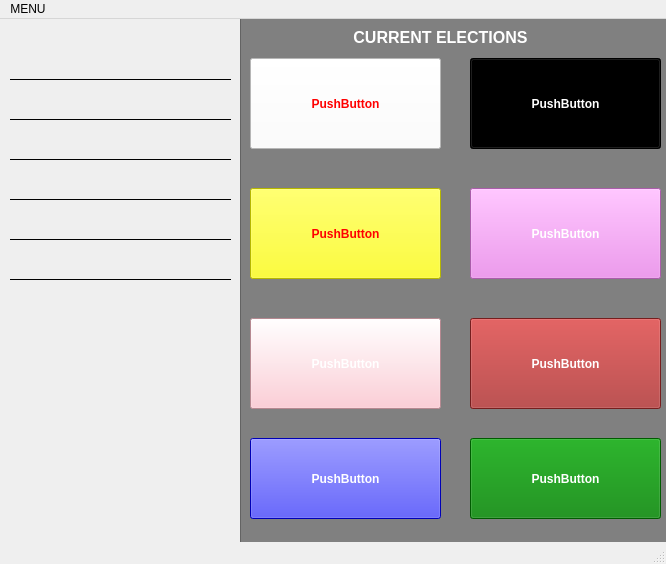
<?xml version="1.0" encoding="UTF-8"?>
<ui version="4.0">
 <class>MainWindow</class>
 <widget class="QMainWindow" name="MainWindow">
  <property name="geometry">
   <rect>
    <x>0</x>
    <y>0</y>
    <width>666</width>
    <height>564</height>
   </rect>
  </property>
  <property name="windowTitle">
   <string>MainWindow</string>
  </property>
  <property name="styleSheet">
   <string notr="true">

#frame2
{
	background: grey;
}
#line1
{
	border: none;
	background-color: transparent;
	border-bottom: 1px solid black;
	font: bold;
	font-size: 15px;
	color: red;
}

#line2
{
	border: none;
	background-color: transparent;
	border-bottom: 1px solid black;
	font: bold;
	font-size: 15px;
	color: red;
}

#line3
{
	border: none;
	background-color: transparent;
	border-bottom: 1px solid black;
	font: bold;
	font-size: 15px;
	color: red;
}

#line4
{
	border: none;
	background-color: transparent;
	border-bottom: 1px solid black;
	font: bold;
	font-size: 15px;
	color: red;
}

#line5
{
	border: none;
	background-color: transparent;
	border-bottom: 1px solid black;
	font: bold;
	font-size: 15px;
	color: red;
}
#line6
{
	border: none;
	background-color: transparent;
	border-bottom: 1px solid black;
	font: bold;
	font-size: 15px;
	color: red;
}
#election1
{
	background-color: white;
	color: red;
	font: bold;
}

#election2
{
	background-color: black;
	color: white;
	font: bold;
}

#election3
{
	background-color: yellow;
	color: red;
	font: bold;
}

#election4
{
	background-color: violet;
	color: white;
	font: bold;
}

#election5
{
	background-color: pink;
	color: white;
	font: bold;
}

#election6
{
	background-color: brown;
	color: white;
	font: bold;
}

#election7
{
	background-color: blue;
	color: white;
	font: bold;
}

#election8
{
	background-color: green;
	color: white;
	font: bold;
}

</string>
  </property>
  <widget class="QWidget" name="centralwidget">
   <widget class="QFrame" name="frame2">
    <property name="geometry">
     <rect>
      <x>240</x>
      <y>-1</y>
      <width>431</width>
      <height>531</height>
     </rect>
    </property>
    <property name="frameShape">
     <enum>QFrame::StyledPanel</enum>
    </property>
    <property name="frameShadow">
     <enum>QFrame::Raised</enum>
    </property>
    <widget class="QPushButton" name="election1">
     <property name="geometry">
      <rect>
       <x>10</x>
       <y>40</y>
       <width>191</width>
       <height>91</height>
      </rect>
     </property>
     <property name="text">
      <string>PushButton</string>
     </property>
    </widget>
    <widget class="QPushButton" name="election2">
     <property name="geometry">
      <rect>
       <x>230</x>
       <y>40</y>
       <width>191</width>
       <height>91</height>
      </rect>
     </property>
     <property name="text">
      <string>PushButton</string>
     </property>
    </widget>
    <widget class="QPushButton" name="election3">
     <property name="geometry">
      <rect>
       <x>10</x>
       <y>170</y>
       <width>191</width>
       <height>91</height>
      </rect>
     </property>
     <property name="text">
      <string>PushButton</string>
     </property>
    </widget>
    <widget class="QPushButton" name="election4">
     <property name="geometry">
      <rect>
       <x>230</x>
       <y>170</y>
       <width>191</width>
       <height>91</height>
      </rect>
     </property>
     <property name="text">
      <string>PushButton</string>
     </property>
    </widget>
    <widget class="QPushButton" name="election5">
     <property name="geometry">
      <rect>
       <x>10</x>
       <y>300</y>
       <width>191</width>
       <height>91</height>
      </rect>
     </property>
     <property name="text">
      <string>PushButton</string>
     </property>
    </widget>
    <widget class="QPushButton" name="election6">
     <property name="geometry">
      <rect>
       <x>230</x>
       <y>300</y>
       <width>191</width>
       <height>91</height>
      </rect>
     </property>
     <property name="text">
      <string>PushButton</string>
     </property>
    </widget>
    <widget class="QPushButton" name="election7">
     <property name="geometry">
      <rect>
       <x>10</x>
       <y>420</y>
       <width>191</width>
       <height>81</height>
      </rect>
     </property>
     <property name="text">
      <string>PushButton</string>
     </property>
    </widget>
    <widget class="QPushButton" name="election8">
     <property name="geometry">
      <rect>
       <x>230</x>
       <y>420</y>
       <width>191</width>
       <height>81</height>
      </rect>
     </property>
     <property name="text">
      <string>PushButton</string>
     </property>
    </widget>
    <widget class="QLabel" name="label">
     <property name="geometry">
      <rect>
       <x>80</x>
       <y>10</y>
       <width>241</width>
       <height>16</height>
      </rect>
     </property>
     <property name="text">
      <string>&lt;html&gt;&lt;head/&gt;&lt;body&gt;&lt;p align=&quot;center&quot;&gt;&lt;span style=&quot; font-size:12pt; font-weight:600; color:#ffffff;&quot;&gt; CURRENT ELECTIONS&lt;/span&gt;&lt;/p&gt;&lt;/body&gt;&lt;/html&gt;</string>
     </property>
    </widget>
   </widget>
   <widget class="QLineEdit" name="line1">
    <property name="geometry">
     <rect>
      <x>10</x>
      <y>20</y>
      <width>221</width>
      <height>41</height>
     </rect>
    </property>
   </widget>
   <widget class="QLineEdit" name="line2">
    <property name="geometry">
     <rect>
      <x>10</x>
      <y>60</y>
      <width>221</width>
      <height>41</height>
     </rect>
    </property>
   </widget>
   <widget class="QLineEdit" name="line3">
    <property name="geometry">
     <rect>
      <x>10</x>
      <y>100</y>
      <width>221</width>
      <height>41</height>
     </rect>
    </property>
   </widget>
   <widget class="QLineEdit" name="line4">
    <property name="geometry">
     <rect>
      <x>10</x>
      <y>140</y>
      <width>221</width>
      <height>41</height>
     </rect>
    </property>
   </widget>
   <widget class="QLineEdit" name="line5">
    <property name="geometry">
     <rect>
      <x>10</x>
      <y>180</y>
      <width>221</width>
      <height>41</height>
     </rect>
    </property>
   </widget>
   <widget class="QLineEdit" name="line6">
    <property name="geometry">
     <rect>
      <x>10</x>
      <y>220</y>
      <width>221</width>
      <height>41</height>
     </rect>
    </property>
   </widget>
  </widget>
  <widget class="QMenuBar" name="menubar">
   <property name="geometry">
    <rect>
     <x>0</x>
     <y>0</y>
     <width>666</width>
     <height>21</height>
    </rect>
   </property>
   <widget class="QMenu" name="menuMENU">
    <property name="title">
     <string>MENU</string>
    </property>
    <widget class="QMenu" name="menuCHECK_POLLS">
     <property name="title">
      <string>CHECK POLLS</string>
     </property>
     <addaction name="actionCURRENT_POLLS"/>
     <addaction name="actionPREVIOUS_RESULTS"/>
    </widget>
    <addaction name="menuCHECK_POLLS"/>
    <addaction name="actionLOGOUT"/>
    <addaction name="actionEXIT"/>
   </widget>
   <addaction name="menuMENU"/>
  </widget>
  <widget class="QStatusBar" name="statusbar"/>
  <action name="actionLOGOUT">
   <property name="text">
    <string>LOGOUT</string>
   </property>
  </action>
  <action name="actionPREVIOUS_RESULTS">
   <property name="text">
    <string>PREVIOUS RESULTS</string>
   </property>
  </action>
  <action name="actionCURRENT_POLLS">
   <property name="text">
    <string>CURRENT POLLS</string>
   </property>
  </action>
  <action name="actionEXIT">
   <property name="text">
    <string>EXIT</string>
   </property>
  </action>
 </widget>
 <resources/>
 <connections/>
</ui>
